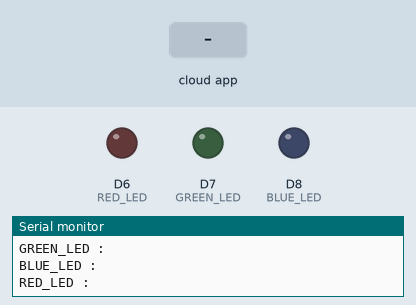
Simulated run of this sketch. Board: Arduino MKR. On the bench: output pins drawn as LEDs (lit = HIGH), the last lines printed to the serial monitor. The inputs (shaded band) are chosen by the test bench. WiFi joins after 1.5 s; servers stay silent unless stated; the Firebase database answers and starts empty.

Above: at 2.9 s.
3.0 s: the phone or cloud app sets LED_RED to on
At 4.2 s:
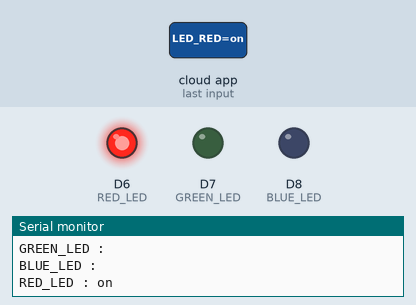
4.7 s: the phone or cloud app sets LED_GREEN to on
At 5.4 s:
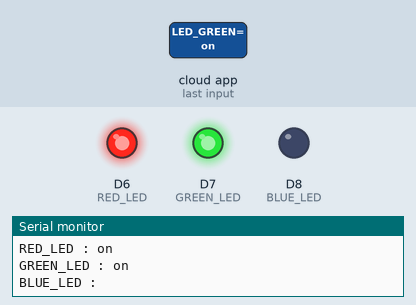
6.2 s: the phone or cloud app sets LED_BLUE to on
At 6.7 s:
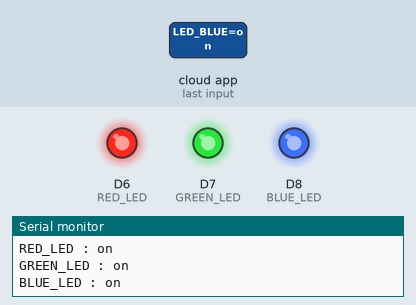
7.7 s: the phone or cloud app sets LED_RED to off
At 8.9 s:
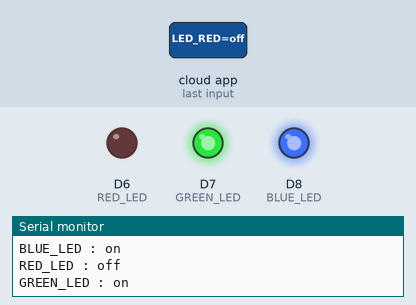
9.2 s: the phone or cloud app sets LED_GREEN to off
At 10.3 s:
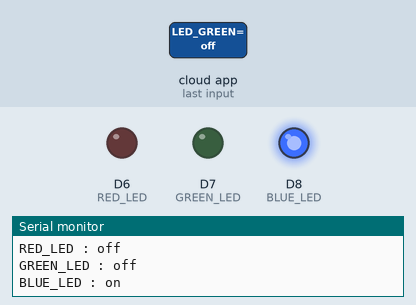
10.7 s: the phone or cloud app sets LED_RED to on
At 12.2 s:
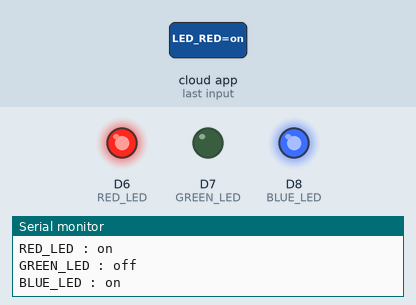
Timing chart, 0 to 13.3 s (numbered marks = the images above; inputs shaded):
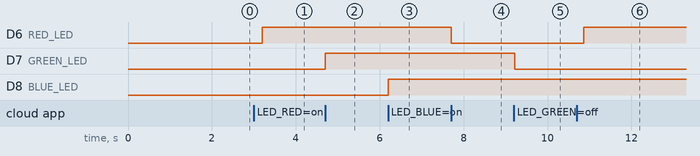

Measured:
- after the input at 3.0 s, D6 (RED_LED): LOW → HIGH after 0.20 s
- after the input at 4.7 s, D7 (GREEN_LED): LOW → HIGH at once
- after the input at 6.2 s, D8 (BLUE_LED): LOW → HIGH at once
- after the input at 7.7 s, D6 (RED_LED): HIGH → LOW at once
- after the input at 9.2 s, D7 (GREEN_LED): HIGH → LOW at once
- after the input at 10.7 s, D6 (RED_LED): LOW → HIGH after 0.16 s

The sketch:

Arduino_Traffic_System.ino
```cpp
//Required WiFiNINA Library for Arduino from https://github.com/arduino-libraries/WiFiNINA

#include "Firebase_Arduino_WiFiNINA.h"
#include "secrets.h"

#define RED_LED 6
#define GREEN_LED 7
#define BLUE_LED 8

String getPathLED_RED = "/LED_RED";
String getPathLED_GREEN = "/LED_GREEN";
String getPathLED_BLUE = "/LED_BLUE";

//Define Firebase data object
FirebaseData fbdo;

void setup()
{
  Serial.begin(115200);
  delay(100);
  Serial.println();

  pinMode(RED_LED, OUTPUT);
  pinMode(GREEN_LED, OUTPUT);
  pinMode(BLUE_LED, OUTPUT);

  Serial.print("Connecting to Wi-Fi");
  int status = WL_IDLE_STATUS;
  while (status != WL_CONNECTED)
  {
    status = WiFi.begin(WIFI_SSID, WIFI_PASSWORD);
    Serial.print(".");
    delay(100);
  }
  Serial.println();
  Serial.print("Connected with IP: ");
  Serial.println(WiFi.localIP());
  Serial.println();

  //Provide the autntication data
  Firebase.begin(DATABASE_URL, DATABASE_SECRET, WIFI_SSID, WIFI_PASSWORD);
  Firebase.reconnectWiFi(true);

}

void loop()
{
  if(Firebase.getString(fbdo, getPathLED_RED))
  {
    Serial.println("RED_LED : " + fbdo.stringData());
    if (fbdo.stringData() == "on")
    {
      digitalWrite(RED_LED, HIGH);
    }

    else if(fbdo.stringData() == "off")
    {
      digitalWrite(RED_LED, LOW);
    }
  }

  if(Firebase.getString(fbdo, getPathLED_GREEN))
  {
    Serial.println("GREEN_LED : " + fbdo.stringData());
    if (fbdo.stringData() == "on")
    {
      digitalWrite(GREEN_LED, HIGH);
    }

    else if(fbdo.stringData() == "off")
    {
      digitalWrite(GREEN_LED, LOW);
    }
  }

  if(Firebase.getString(fbdo, getPathLED_BLUE))
  {
    Serial.println("BLUE_LED : " + fbdo.stringData());
    if (fbdo.stringData() == "on")
    {
      digitalWrite(BLUE_LED, HIGH);
    }


    else if(fbdo.stringData() == "off")
    {
      digitalWrite(BLUE_LED, LOW);
    }
  }

}
```

secrets.h
```cpp
#define DATABASE_URL "traffic-light-system-3096d-default-rtdb.firebaseio.com" //<databaseName>.firebaseio.com or <databaseName>.<region>.firebasedatabase.app
#define DATABASE_SECRET "RZGGS1ktIl8zlFMzXGnH5OunUoa8lhMKQrSZWRyA"

#define WIFI_SSID "Dinith's Galaxy A55"
#define WIFI_PASSWORD "12345678."
```
